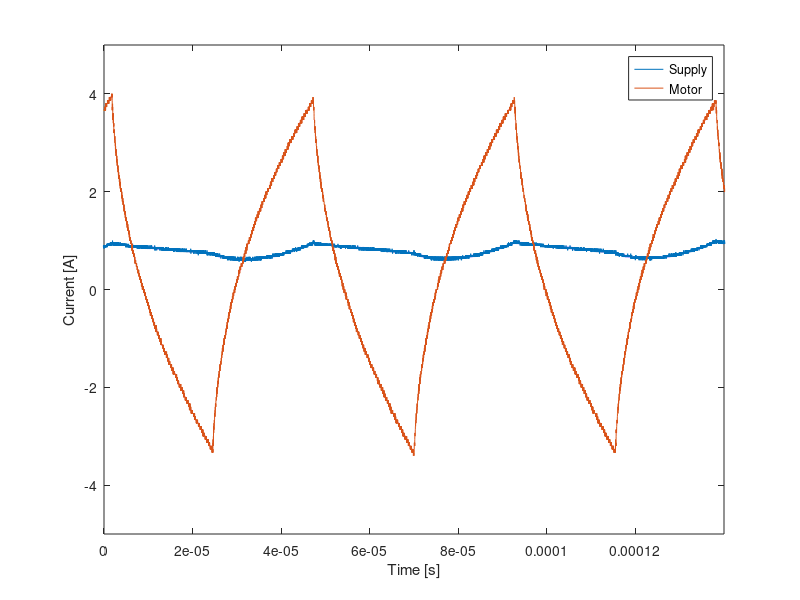

The MATLAB script that drew this image: (Note: this script raises an error after producing the figure.)
clear all; close all; clc;

to_tikz = 1;

C1_s = csvread('C1controller-board2-supplycurrent-gate-22k-50d0d00000.txt',5,0);    %TEMP
C1_m = csvread('C1controller-board2-motorcurrent-gate-22k-50d0d00000.txt',5,0);    %TEMP

C2_s = csvread('C2controller-board2-supplycurrent-gate-22k-50d0d00000.txt',5,0);    %TEMP
C2_m = csvread('C2controller-board2-motorcurrent-gate-22k-50d0d00000.txt',5,0);    %TEMP

C4_supplycurrent = csvread('C4controller-board2-supplycurrent-gate-22k-50d0d00000.txt',5,0);

C4_motorcurrent = csvread('C4controller-board2-motorcurrent-gate-22k-50d0d00000.txt',5,0);

timeshift = 0.7e-4;
phase = -2.27e-5;
time_supplycurrent_C4 = C4_supplycurrent(:,1) + timeshift;
supplycurrent_C4 = C4_supplycurrent(:,2)*-1;

time_motorcurrent_C4 = C4_motorcurrent(:,1) + timeshift + phase;
motorcurrent_C4 = C4_motorcurrent(:,2)*-1;

%TEMP
time_C1_s = C1_s(:,1) + timeshift;
data_C1_s = C1_s(:,2);
%TEMP
time_C1_m = C1_m(:,1) + timeshift + phase;
data_C1_m = C1_m(:,2);
%TEMP
time_C2_s = C2_s(:,1) + timeshift;
data_C2_s = C2_s(:,2);
%TEMP
time_C2_m = C2_m(:,1) + timeshift + phase;
data_C2_m = C2_m(:,2);

%figure(1)
%plot(time_supplycurrent_C4, supplycurrent_C4, time_motorcurrent_C4, motorcurrent_C4,time_C1_m,data_C1_m,time_C1_s,data_C1_s,time_C2_m,data_C2_m,time_C2_s,data_C2_s)

figure(2)
plot(time_supplycurrent_C4, supplycurrent_C4, time_motorcurrent_C4, motorcurrent_C4)


 title('')
 xlabel('Time [s]')
 ylabel('Current [A]')
% 
  xlim([0 1.4e-4])
  ylim([-5 5])
% 
%  
legend('Supply','Motor')

if to_tikz == 1
    cleanfigure()
    matlab2tikz('controllerboardv2_current_motor_supply.tex');
end